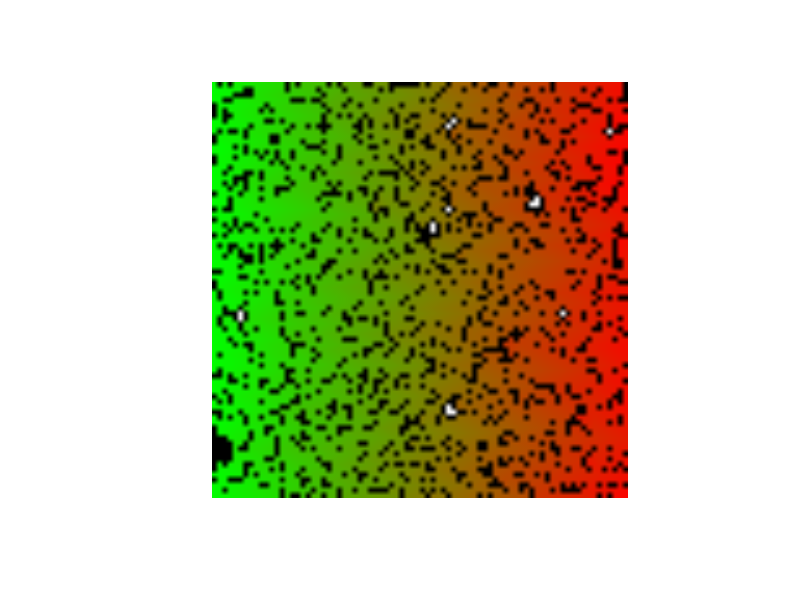
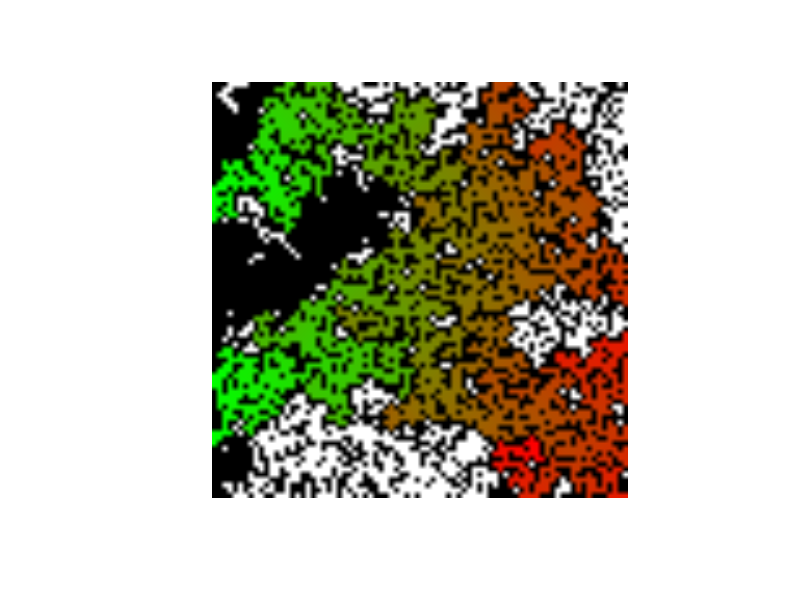

Source code (R) for these figures, in order:
########################
###
### Leonard Mada
### [the one and only]
###
### Percolation
###
### draft v.0.1c

### Percolation

# - some experiments in Percolation

### Github:
# https://github.com/discoleo/R/blob/master/Stat/Percolation.R

####################

### helper Functions

flood = function(m, pyx, val=1, val0=0) {
	vals = pyx; pos = 1;
	
	while(TRUE) {
		if(pos > length(vals)) return(m);
		if(m[vals[pos], vals[pos + 1]] != val0) {pos = pos + 2; next;}
		m[vals[pos], vals[pos + 1]] = val;
		if(vals[pos] > 1) vals = c(vals, vals[pos]-1, vals[pos + 1]);
		if(vals[pos] < nrow(m)) vals = c(vals, vals[pos]+1, vals[pos + 1]);
		if(vals[pos+1] > 1) vals = c(vals, vals[pos], vals[pos + 1] - 1);
		if(vals[pos+1] < ncol(m)) vals = c(vals, vals[pos], vals[pos + 1] + 1);
		pos = pos + 2;
	}
	return(m);
}

flood.all = function(m, type="by Col 1", val0=0) {
	# TODO: type
	while(TRUE) {
		print("Iteration")
		id.row = match(val0, m[,1])
		if(is.na(id.row)) break;
		m = flood(m, c(id.row,1), max(m)+1)
	}
	return(m)
}

length.path = function(m, id, debug=TRUE) {
	if(missing(id)) {
		out.m = m[, ncol(m)]
		out = table(out.m[out.m > 0])
		if(dim(out) == 0) {
			print("NO percolation!");
			out = table(m[m > 0])
		}
		id = match(max(out), out);
		id = as.integer(names(out)[id])
		if(debug) print(id);
	}
	p.m = m;
	p.m[p.m != id] = -1;
	p.m[p.m == id] =  0;
	# TODO
	lvl = 1; pos = 1;
	# rep(c(y, x))
	vals = as.vector(rbind(seq(nrow(m)), 1));
	while(pos <= length(vals)) {
		nn = integer();
		while(pos <= length(vals)) {
			if(p.m[vals[pos], vals[pos + 1]] != 0) {pos = pos + 2; next;}
			p.m[vals[pos], vals[pos + 1]] = lvl;
			if(vals[pos] > 1) nn = c(nn, vals[pos]-1, vals[pos + 1]);
			if(vals[pos] < nrow(m)) nn = c(nn, vals[pos]+1, vals[pos + 1]);
			if(vals[pos+1] > 1) nn = c(nn, vals[pos], vals[pos + 1] - 1);
			if(vals[pos+1] < ncol(m)) nn = c(nn, vals[pos], vals[pos + 1] + 1);
			pos = pos + 2;
		}
		vals = nn;
		lvl = lvl + 1;
		pos = 1;
	}
	
	p.m[m == 0] =  0;
	return(p.m);
}

### Raster
toRaster = function(m, showVal=0) {
	rs.m = array(0, c(dim(m), 3));
	if( ! is.na(showVal)) {
		isZero = (m == showVal);
		doShow = TRUE;
	} else {
		doShow = FALSE;
	}

	### R
	layer.m = m;
	layer.m[m < 0] = 0
	layer.m = layer.m / max(layer.m)
	if(doShow) layer.m[isZero] = 1;
	rs.m[,,1] = layer.m;

	### G
	layer.m = 1 - layer.m;
	layer.m[m <= 0] = 0
	if(doShow) layer.m[isZero] = 1;
	rs.m[,,2] = layer.m

	### B
	if(doShow) {
		layer.m = array(0, dim(m));
		layer.m[isZero] = 1;
		rs.m[,,3] = layer.m
	}

	rs.m = as.raster(rs.m)
	return(rs.m);
}

################
################

### Examples
dims = c(80, 80)
p = 0.2

m = sample(c(-1, 0), prod(dims), replace=T, prob=c(p, 1-p))
m = matrix(m, nrow=dims[1])
m[1:10, 1:10]

m = flood.all(m)

m[1:10, 1:10]

table(m)
table(m[,dims[2]])

### Shortest Path
path.m = length.path(m)

id = dim(path.m)[2];
path.m[1:10, seq(id - 10, id)]

table(path.m[,dims[2]])

### Raster
rs.m = toRaster(path.m);
plot(rs.m)

#############


### Ex 2:
dims = c(80, 80)
p = 0.4

m = sample(c(-1, 0), prod(dims), replace=T, prob=c(p, 1-p))
m = matrix(m, nrow=dims[1])
m[1:10, 1:10]

m = flood.all(m)

m[1:10, 1:10]

table(m)
table(m[,dims[2]])

### Shortest Path
path.m = length.path(m)

id = dim(path.m)[2];
path.m[1:10, seq(id - 10, id)]

table(path.m[,dims[2]])

### Raster
rs.m = toRaster(path.m);
plot(rs.m)


#############

### Ex 3:
dims = c(200, 200) # takes long!
p = 0.40

m = sample(c(-1, 0), prod(dims), replace=T, prob=c(p, 1-p))
m = matrix(m, nrow=dims[1])
m[1:10, 1:10]

m = flood.all(m)

m[1:10, 1:10]

table(m)
table(m[,dims[2]])


###########

### Test
m = flood(m, c(1,1), max(m)+1)
m[1:10, 1:10]

table(m == 0)


